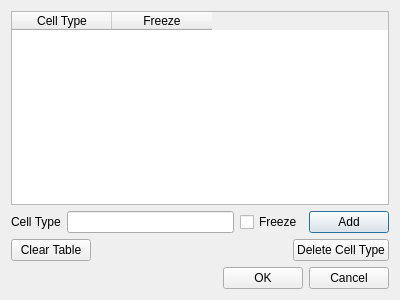
<?xml version="1.0" encoding="UTF-8"?>
<ui version="4.0">
 <class>CellTypePluginGUI</class>
 <widget class="QDialog" name="CellTypePluginGUI">
  <property name="geometry">
   <rect>
    <x>0</x>
    <y>0</y>
    <width>400</width>
    <height>300</height>
   </rect>
  </property>
  <property name="windowTitle">
   <string>CellType Plugin: Please define cell types</string>
  </property>
  <layout class="QVBoxLayout" name="verticalLayout_2">
   <item>
    <widget class="QTableWidget" name="cellTypeTable">
     <property name="enabled">
      <bool>true</bool>
     </property>
     <property name="baseSize">
      <size>
       <width>256</width>
       <height>171</height>
      </size>
     </property>
     <column>
      <property name="text">
       <string>Cell Type</string>
      </property>
     </column>
     <column>
      <property name="text">
       <string>Freeze</string>
      </property>
     </column>
    </widget>
   </item>
   <item>
    <layout class="QVBoxLayout" name="verticalLayout">
     <item>
      <layout class="QHBoxLayout" name="horizontalLayout">
       <item>
        <widget class="QLabel" name="label_4">
         <property name="text">
          <string>Cell Type</string>
         </property>
        </widget>
       </item>
       <item>
        <widget class="QLineEdit" name="cellTypeLE"/>
       </item>
       <item>
        <widget class="QCheckBox" name="freezeCHB">
         <property name="toolTip">
          <string>&lt;!DOCTYPE HTML PUBLIC &quot;-//W3C//DTD HTML 4.0//EN&quot; &quot;http://www.w3.org/TR/REC-html40/strict.dtd&quot;&gt;
&lt;html&gt;&lt;head&gt;&lt;meta name=&quot;qrichtext&quot; content=&quot;1&quot; /&gt;&lt;style type=&quot;text/css&quot;&gt;
p, li { white-space: pre-wrap; }
&lt;/style&gt;&lt;/head&gt;&lt;body style=&quot; font-family:'MS Shell Dlg 2'; font-size:8.25pt; font-weight:400; font-style:normal;&quot;&gt;
&lt;p style=&quot; margin-top:0px; margin-bottom:0px; margin-left:0px; margin-right:0px; -qt-block-indent:0; text-indent:0px;&quot;&gt;&lt;span style=&quot; font-size:8pt;&quot;&gt;Indicates whether cells of this type should remain frozen during simulation&lt;/span&gt;&lt;/p&gt;&lt;/body&gt;&lt;/html&gt;</string>
         </property>
         <property name="text">
          <string>Freeze</string>
         </property>
        </widget>
       </item>
       <item>
        <widget class="QPushButton" name="cellTypeAddPB">
         <property name="text">
          <string>Add</string>
         </property>
        </widget>
       </item>
      </layout>
     </item>
     <item>
      <layout class="QHBoxLayout" name="horizontalLayout_2">
       <item>
        <widget class="QPushButton" name="clearCellTypeTablePB">
         <property name="text">
          <string>Clear Table</string>
         </property>
        </widget>
       </item>
       <item>
        <spacer name="horizontalSpacer">
         <property name="orientation">
          <enum>Qt::Horizontal</enum>
         </property>
         <property name="sizeHint" stdset="0">
          <size>
           <width>40</width>
           <height>20</height>
          </size>
         </property>
        </spacer>
       </item>
       <item>
        <widget class="QPushButton" name="deleteCellTypePB">
         <property name="text">
          <string>Delete Cell Type</string>
         </property>
        </widget>
       </item>
      </layout>
     </item>
    </layout>
   </item>
   <item>
    <layout class="QHBoxLayout" name="horizontalLayout_3">
     <item>
      <spacer name="horizontalSpacer_2">
       <property name="orientation">
        <enum>Qt::Horizontal</enum>
       </property>
       <property name="sizeHint" stdset="0">
        <size>
         <width>40</width>
         <height>20</height>
        </size>
       </property>
      </spacer>
     </item>
     <item>
      <widget class="QPushButton" name="okPB">
       <property name="text">
        <string>OK</string>
       </property>
      </widget>
     </item>
     <item>
      <widget class="QPushButton" name="cancelPB">
       <property name="text">
        <string>Cancel</string>
       </property>
      </widget>
     </item>
    </layout>
   </item>
  </layout>
  <zorder>cellTypeTable</zorder>
  <zorder></zorder>
 </widget>
 <resources/>
 <connections/>
</ui>
